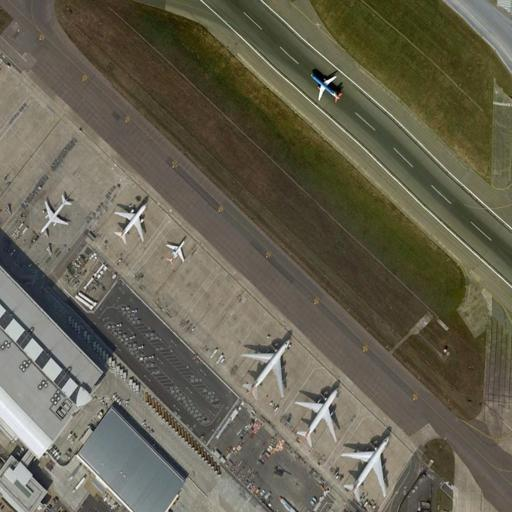
#> input picture standset/002.jpg, 512 x 512 px; its folder holds only this picture in this run
$ python my_pca.py
#> lines starting #> are read from the running program, lines starting #| are printed output that depends on the picture
import numpy as np
import cv2
import os

def estimate_dim(vals, percent, default = 0):
    if default != 0:
        return default
    sortArray=np.sort(vals)[::-1] # 特征值从大到小排序
    pct = np.sum(sortArray)*percent
    tmp = 0
    num = 0
    for eigVal in sortArray:
        tmp += eigVal
        num += 1
        if tmp>=pct:
            return num

def pca(data, percent, default_dim = 0):
    # 得到去中心化数据，非必要
    meanVals = np.mean(data, axis=0)
    meanRemoved = data - meanVals

    # 计算协方差矩阵
    covMat = np.dot(np.transpose(meanRemoved), meanRemoved)/(data.shape[0]-1)

    # 协方差的特征值、特征向量
    eigVals, eigVects = np.linalg.eig(np.mat(covMat))

    # 设定主成分个数
    k = estimate_dim(eigVals, percent, default_dim)
    #print('K =', k)

    #对特征值eigVals从大到小排序
    eigValInd = np.argsort(eigVals)[::-1]
    eigValInd = eigValInd[:k]
    # 主成分
    redEigVects = eigVects[:,eigValInd]
    # 将原始数据投影到主成分上得到新的低维数据lowDDataMat
    lowDDataMat = meanRemoved*redEigVects
    # 得到重构数据reconMat
    reconMat = (lowDDataMat*redEigVects.T)+meanVals

    return lowDDataMat, reconMat

if __name__ == '__main__':
    imagesDir = "/standset"
    rootdir = os.getcwd()  #获取当前目lu
    list = os.listdir(rootdir + imagesDir) #列出文件夹下所有的目录与文件
    writeDir = "/compressed/pca_k16"

    for index in range(0, len(list)):
        path = os.path.join(rootdir + imagesDir, list[index])
        pic = cv2.imread(path)
#> pic is the input picture: shape (512, 512, 3); mean B, G, R 82, 98.6, 102.8
        #cv2.imshow('origin', pic)
        #cv2.imwrite('compressed/001.jpg', pic, [int( cv2.IMWRITE_JPEG_QUALITY), 75])
        for i in range(3):
            temp = pic[:,:,i]
            data = np.mat(temp)
            low_data, recon_data = pca(data, 1, 16)
            #print('原始数据', temp.shape, '降维数据', low_data.shape)
            #print(data)
            #print(recon_data)
            recon_data = np.array(recon_data, dtype='uint8')
            pic[:,:,i] = recon_data
#> this loop made 3 passes
#> pass 1, `temp = pic[:,:,i]`:
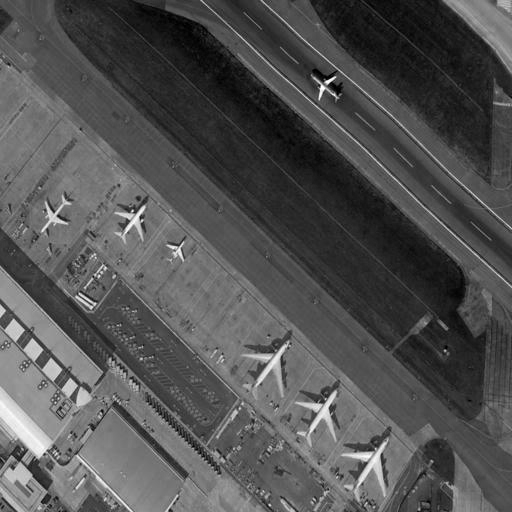
#> temp: shape (512, 512); min 0, max 255, mean 82
#> pass 1, in pca, `meanRemoved = data - meanVals`:
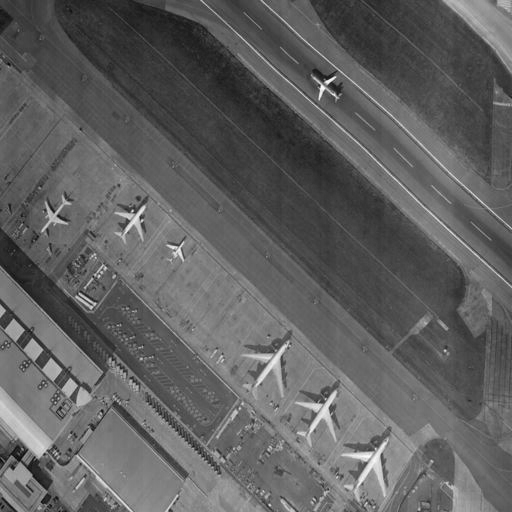
#> meanRemoved: shape (512, 512) float64; min -112.1, max 183.7, mean 0; drawn with min black and max white
#> pass 1, in pca, `covMat = np.dot(np.transpose(meanRemoved), meanRemoved)/(data.shape[0]..`:
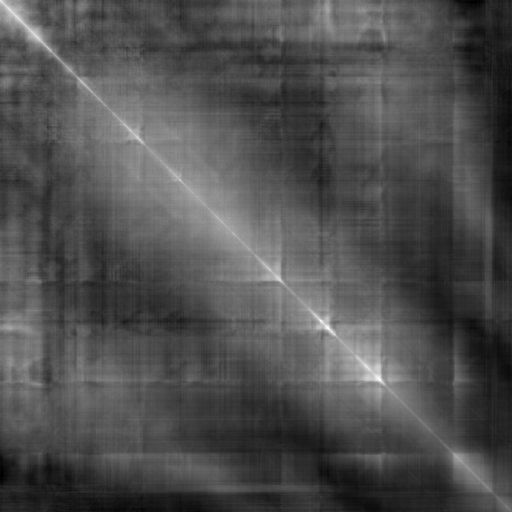
#> covMat: shape (512, 512) float64; min -520.9, max 2326, mean 371.4; drawn with min black and max white
#> pass 1, in pca, `eigVals, eigVects = np.linalg.eig(np.mat(covMat))`:
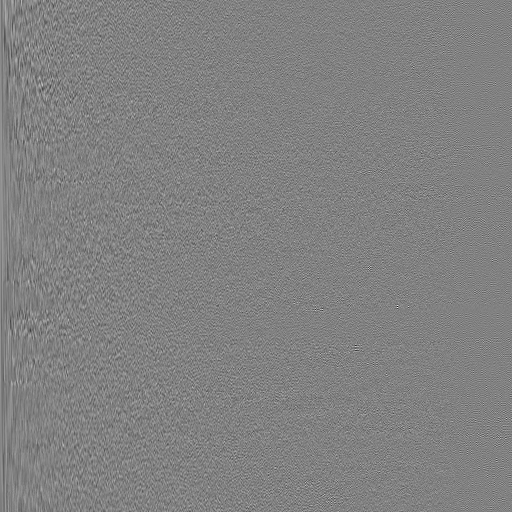
#> eigVects: shape (512, 512) float64; min -0.449, max 0.435, mean 5.67e-05; drawn with min black and max white
#> after the loop:
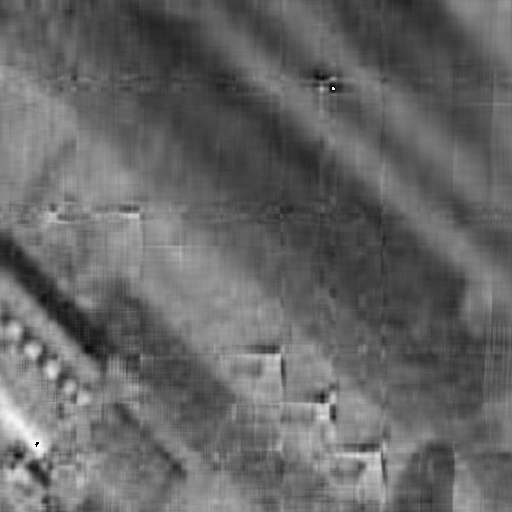
#> data: shape (512, 512); min 0, max 255, mean 102.3
#> after the loop:
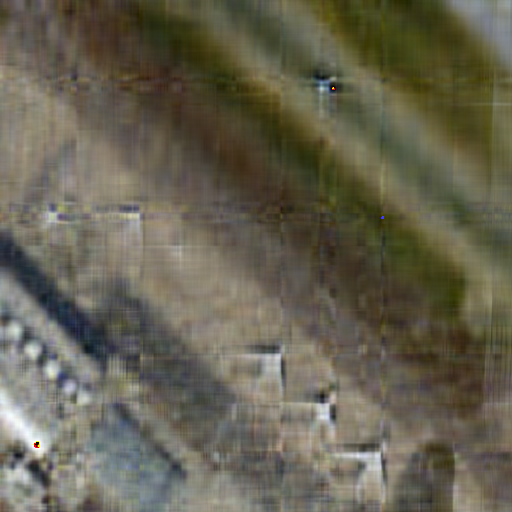
#> pic: shape (512, 512, 3); mean B, G, R 81.4, 98.1, 102.3

        cv2.imwrite(os.path.join(rootdir + writeDir, list[index]), pic, [int( cv2.IMWRITE_JPEG_QUALITY), 75])
        print("wirting ", index , "into " + imagesDir + list[index])
        # [5 lines of commented-out code are left out]
    print("all done!")

$ run again, on standset/016.jpg
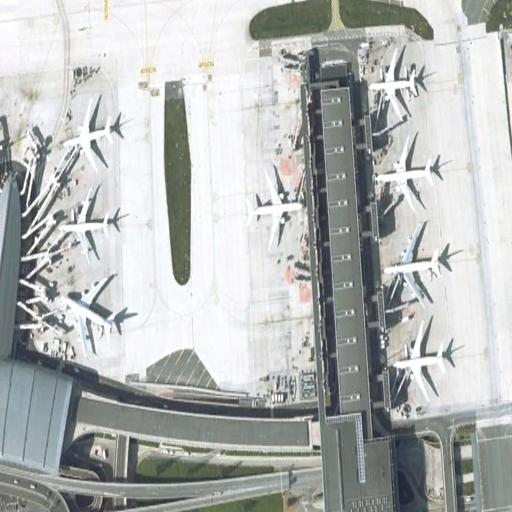
#> input picture standset/016.jpg, 512 x 512 px
#> pic is the input picture: shape (512, 512, 3); mean B, G, R 181.1, 182.4, 179.6
#> the loop `for i in range(3):` made 3 passes
#> pass 1, in pca, `eigVals, eigVects = np.linalg.eig(np.mat(covMat))`:
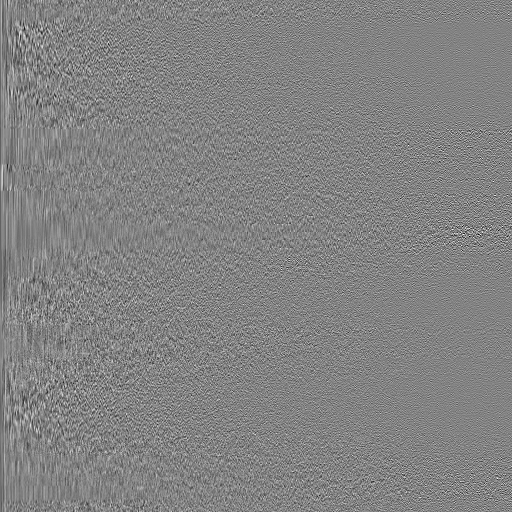
#> eigVects: shape (512, 512) float64; min -0.269, max 0.255, mean -4.47e-05; drawn with min black and max white
#> after the loop `for i in range(3):`:
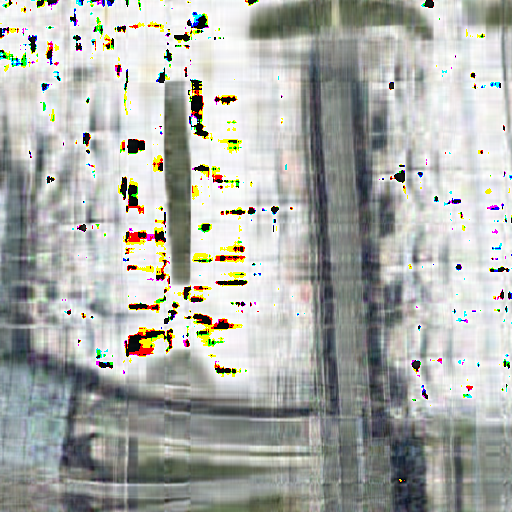
#> pic: shape (512, 512, 3); mean B, G, R 170.3, 175, 172.6

$ run again, on standset/017.jpg
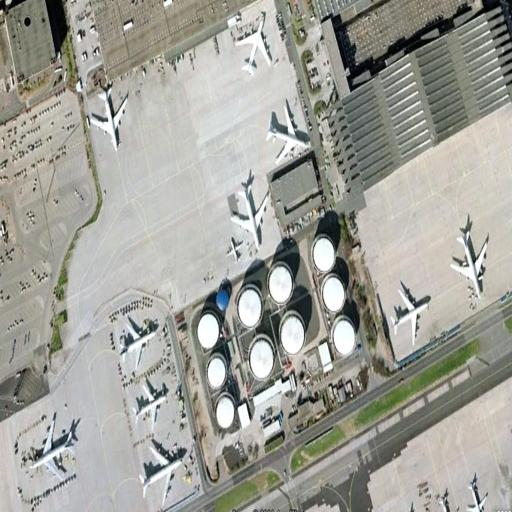
#> input picture standset/017.jpg, 512 x 512 px
#> pic is the input picture: shape (512, 512, 3); mean B, G, R 153.9, 161.3, 161.1
#> the loop `for i in range(3):` made 3 passes
#> pass 1, in pca, `eigVals, eigVects = np.linalg.eig(np.mat(covMat))`:
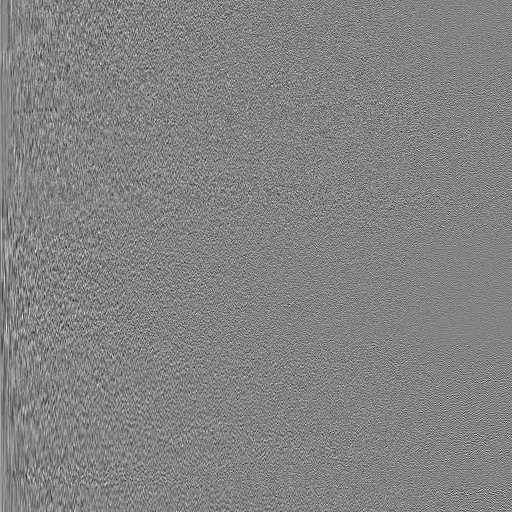
#> eigVects: shape (512, 512) float64; min -0.276, max 0.261, mean 5.12e-05; drawn with min black and max white
#> after the loop `for i in range(3):`:
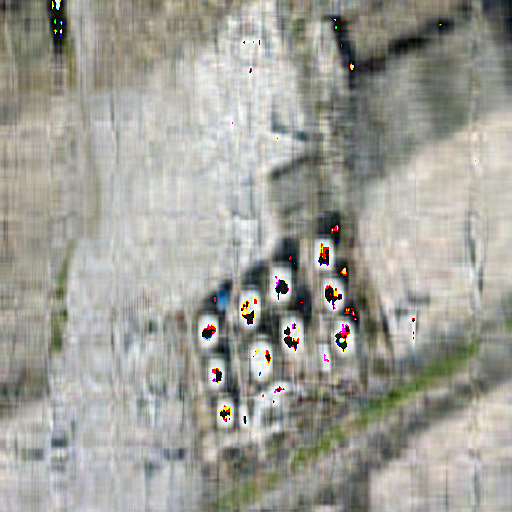
#> pic: shape (512, 512, 3); mean B, G, R 152, 159.4, 159.8

$ run again, on standset/032.jpg
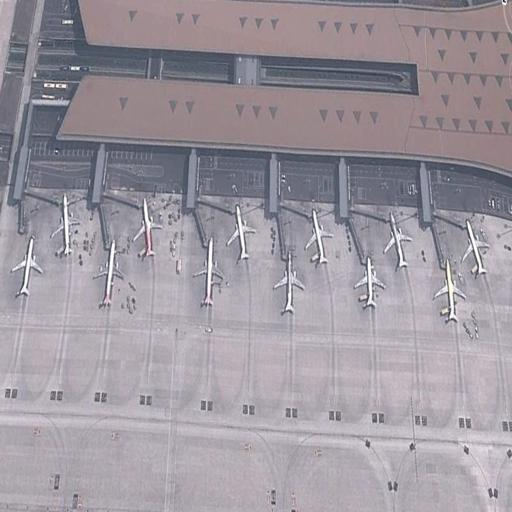
#> input picture standset/032.jpg, 512 x 512 px
#> pic is the input picture: shape (512, 512, 3); mean B, G, R 159, 150.9, 157.1
#> the loop `for i in range(3):` made 3 passes
#> pass 1, in pca, `eigVals, eigVects = np.linalg.eig(np.mat(covMat))`:
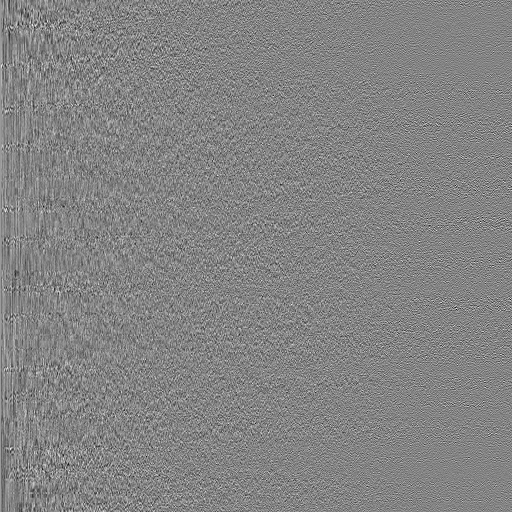
#> eigVects: shape (512, 512) float64; min -0.257, max 0.24, mean 9.23e-05; drawn with min black and max white
#> after the loop `for i in range(3):`:
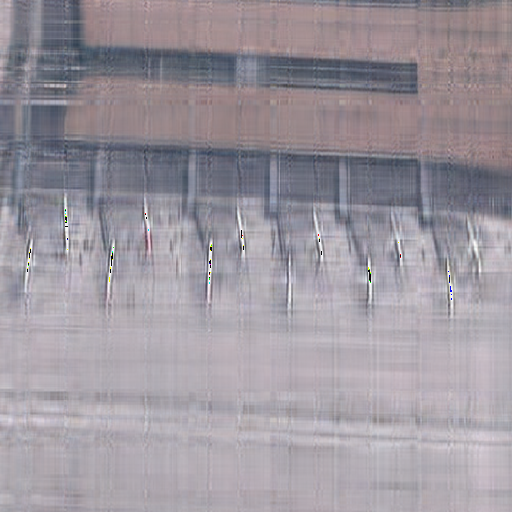
#> pic: shape (512, 512, 3); mean B, G, R 158.4, 150.3, 156.5
